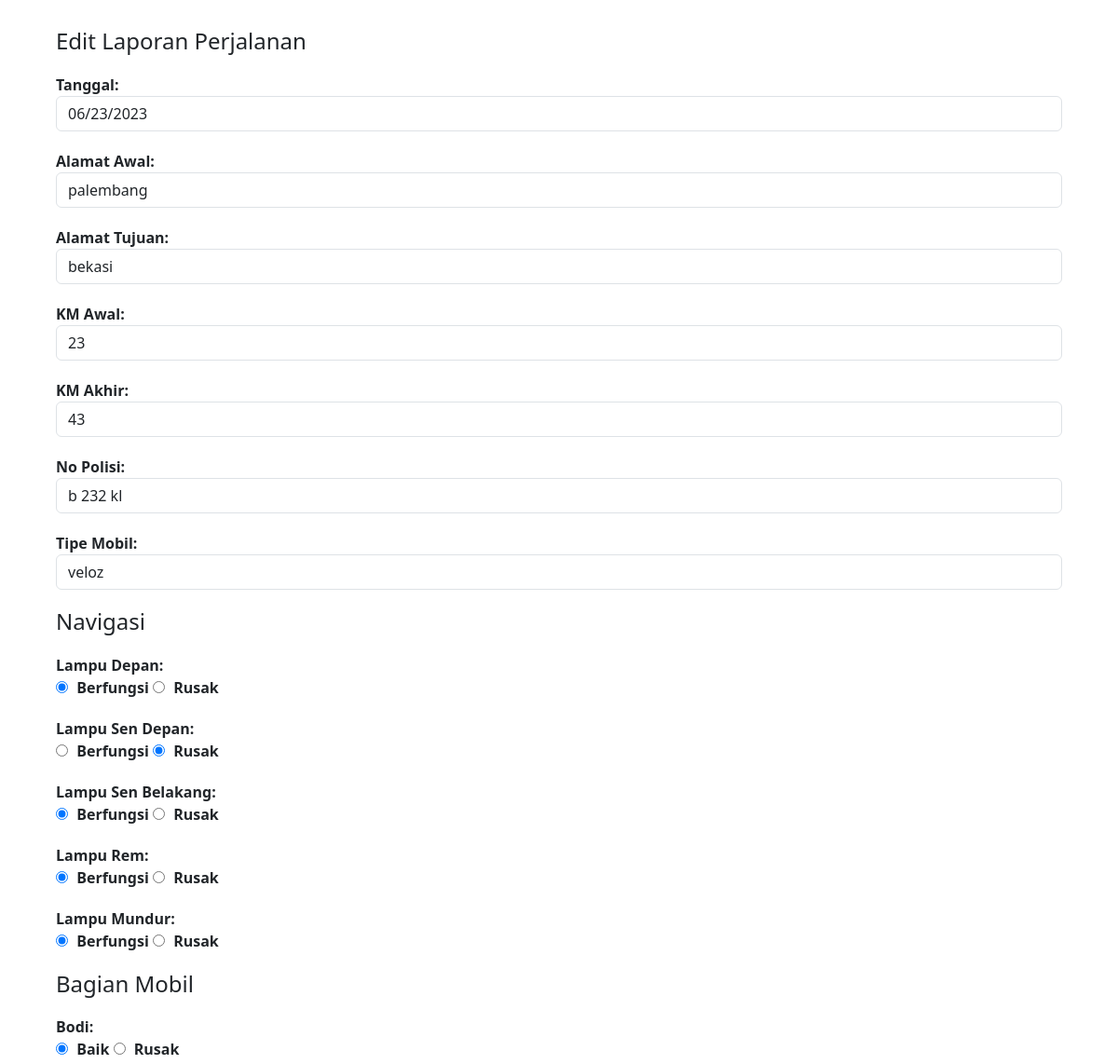
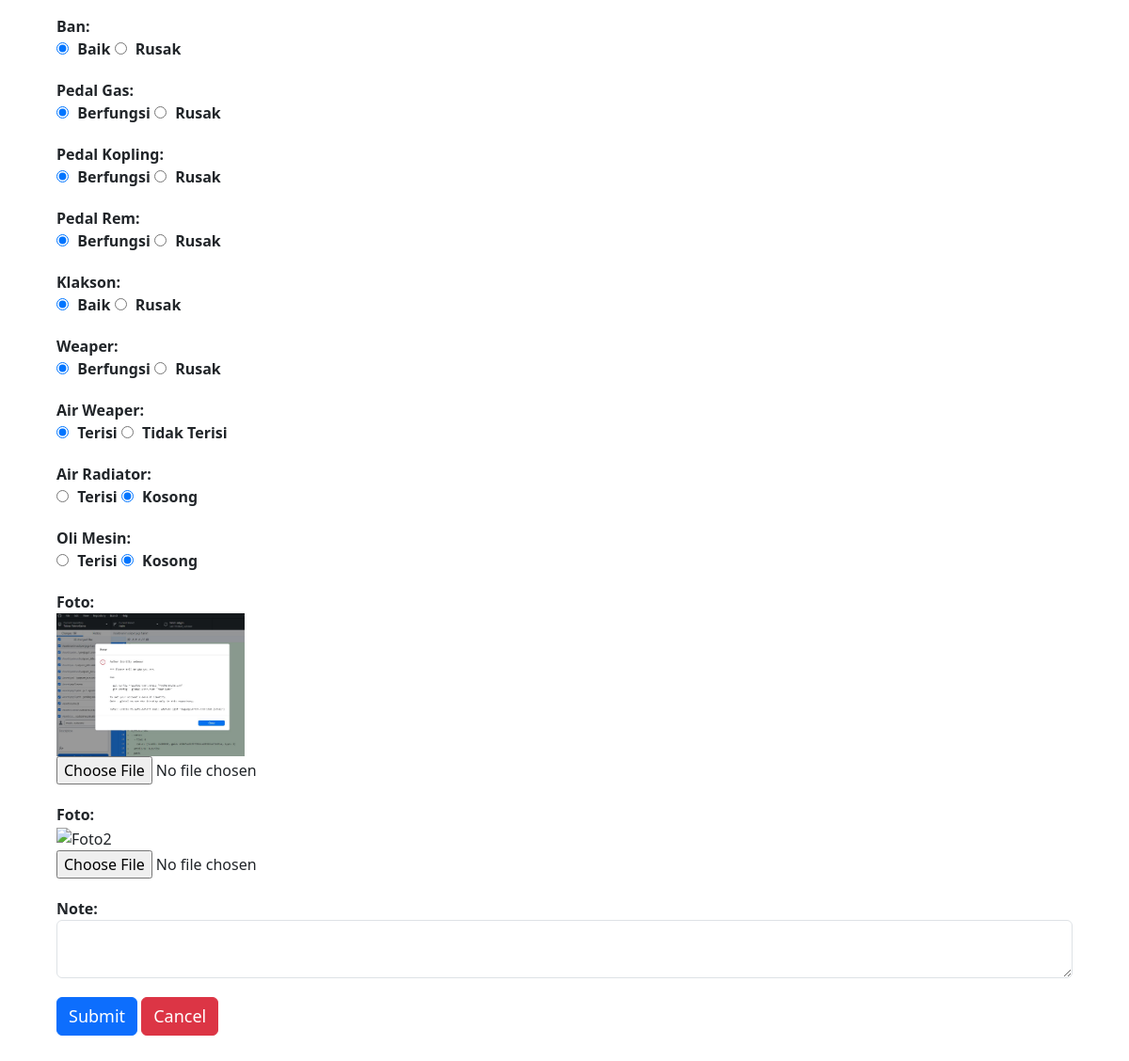
Page /edit.php?id=19 on the committed database (2 pictures, top to bottom).
### tables this page shows
CREATE TABLE `laporan` (
  `id` int(255) NOT NULL,
  `user_id` int(255) NOT NULL,
  `alamat_awal` varchar(255) NOT NULL,
  `alamat_tujuan` varchar(255) NOT NULL,
  `km_awal` int(255) NOT NULL,
  `km_akhir` int(255) NOT NULL,
  `no_polisi` varchar(255) NOT NULL,
  `tipe_mobil` varchar(255) NOT NULL,
  `foto` varchar(255) NOT NULL,
  `foto2` varchar(255) NOT NULL,
  `tanggal` date DEFAULT NULL,
  `lampu_depan` enum('berfungsi','rusak') NOT NULL,
  `lampu_sen_depan` enum('berfungsi','rusak') NOT NULL,
  `lampu_sen_belakang` enum('berfungsi','rusak') NOT NULL,
  `lampu_rem` enum('berfungsi','rusak') NOT NULL,
  `lampu_mundur` enum('berfungsi','rusak') NOT NULL,
  `bodi` enum('baik','rusak') NOT NULL,
  `ban` enum('baik','rusak') NOT NULL,
  `pedal` enum('berfungsi','rusak') NOT NULL,
  `kopling` enum('berfungsi','rusak') NOT NULL,
  `gas_rem` enum('berfungsi','rusak') NOT NULL,
  `klakson` enum('baik','rusak') NOT NULL,
  `weaper` enum('berfungsi','rusak') NOT NULL,
  `air_weaper` enum('terisi','kosong') NOT NULL,
  `air_radiator` enum('terisi','kosong') NOT NULL,
  `oli_mesin` enum('terisi','kosong') NOT NULL,
  `note` varchar(255) NOT NULL,
  `status_lap` enum('approved','pending','rejected') NOT NULL
);

### edit.php (the view, shortened to what this page needs)
<?php
include 'inc/db.php';
$id = $_GET['id'];
$query = "SELECT * FROM laporan WHERE id='$id'";
$result = $conn->query($query);
$row = $result->fetch_assoc();
?>
<!DOCTYPE html>
<html>
<head>
    <link rel="stylesheet" href="css/bootstrap.min.css">
</head>
<body>
    <div class="container">
        <h2>Edit Laporan Perjalanan</h2>
        <form method="POST" action="edit.php" enctype="multipart/form-data">
            <div class="form-group">
                <label for="tanggal">Tanggal:</label>
                <input type="date" class="form-control" id="tanggal" name="tanggal"
                    value="<?php echo $row['tanggal']; ?>" readonly>
            </div>
            <div class="form-group">
                <label for="alamat_awal">Alamat Awal:</label>
                <input type="text" class="form-control" id="alamat_awal" name="alamat_awal"
                    value="<?php echo $row['alamat_awal']; ?>" readonly>
            </div>
            <div class="form-group">
                <label for="alamat_tujuan">Alamat Tujuan:</label>
                <input type="text" class="form-control" id="alamat_tujuan" name="alamat_tujuan"
                    value="<?php echo $row['alamat_tujuan']; ?>" readonly>
            </div>
            <div class="form-group">
                <label for="km_awal">KM Awal:</label>
                <input type="number" class="form-control" id="km_awal" name="km_awal"
                    value="<?php echo $row['km_awal']; ?>" readonly>
            </div>
            <div class="form-group">
                <label for="km_akhir">KM Akhir:</label>
                <input type="number" class="form-control" id="km_akhir" name="km_akhir"
                    value="<?php echo $row['km_akhir']; ?>" required>
            </div>
            <div class="form-group">
                <label for="no_polisi">No Polisi:</label>
                <input type="text" class="form-control" id="no_polisi" name="no_polisi"
                    value="<?php echo $row['no_polisi']; ?>" required>
            </div>
            <div class="form-group">
                <label for="tipe_mobil">Tipe Mobil:</label>
                <input type="text" class="form-control" id="tipe_mobil" name="tipe_mobil"
                    value="<?php echo $row['tipe_mobil']; ?>" required>
            </div>
            <h2>Navigasi</h2>
            <div class="form-group">
                <label for="lampu_depan">Lampu Depan:</label><br>
                <input type="radio" id="lampu_depan_berfungsi" name="lampu_depan" value="berfungsi" <?php if ($row['lampu_depan'] === 'berfungsi')
                    echo 'checked'; ?> required>
                <label for="lampu_depan_berfungsi">Berfungsi</label>
                <input type="radio" id="lampu_depan_rusak" name="lampu_depan" value="rusak" <?php if ($row['lampu_depan'] === 'rusak')
                    echo 'checked'; ?> required>
                <label for="lampu_depan_rusak">Rusak</label>
            </div>
            <div class="form-group">
                <label for="lampu_sen_depan">Lampu Sen Depan:</label><br>
                <input type="radio" id="lampu_sen_depan_berfungsi" name="lampu_sen_depan" value="berfungsi" <?php if ($row['lampu_sen_depan'] === 'berfungsi')
                    echo 'checked'; ?> required>
                <label for="lampu_sen_depan_berfungsi">Berfungsi</label>
                <input type="radio" id="lampu_sen_depan_rusak" name="lampu_sen_depan" value="rusak" <?php if ($row['lampu_sen_depan'] === 'rusak')
                    echo 'checked'; ?> required>
                <label for="lampu_sen_depan_rusak">Rusak</label>
            </div>
            <div class="form-group">
                <label for="lampu_sen_belakang">Lampu Sen Belakang:</label><br>
                <input type="radio" id="lampu_sen_belakang_berfungsi" name="lampu_sen_belakang" value="berfungsi" <?php if ($row['lampu_sen_belakang'] === 'berfungsi')
                    echo 'checked'; ?>>
                <label for="lampu_sen_belakang_berfungsi">Berfungsi</label>
                <input type="radio" id="lampu_sen_belakang_rusak" name="lampu_sen_belakang" value="rusak" <?php if ($row['lampu_sen_belakang'] === 'rusak')
                    echo 'checked'; ?>>
                <label for="lampu_sen_belakang_rusak">Rusak</label>
            </div>
            <div class="form-group">
                <label for="lampu_rem">Lampu Rem:</label><br>
                <input type="radio" id="lampu_rem_berfungsi" name="lampu_rem" value="berfungsi" <?php if ($row['lampu_rem'] === 'berfungsi')
                    echo 'checked'; ?>>
                <label for="lampu_rem_berfungsi">Berfungsi</label>
                <input type="radio" id="lampu_rem_rusak" name="lampu_rem" value="rusak" <?php if ($row['lampu_rem'] === 'rusak')
                    echo 'checked'; ?>>
                <label for="lampu_rem_rusak">Rusak</label>
            </div>
            <div class="form-group">
                <label for="lampu_mundur">Lampu Mundur:</label><br>
                <input type="radio" id="lampu_mundur_berfungsi" name="lampu_mundur" value="berfungsi" <?php if ($row['lampu_mundur'] === 'berfungsi')
                    echo 'checked'; ?>>
                <label for="lampu_mundur_berfungsi">Berfungsi</label>
                <input type="radio" id="lampu_mundur_rusak" name="lampu_mundur" value="rusak" <?php if ($row['lampu_mundur'] === 'rusak')
                    echo 'checked'; ?>>
                <label for="lampu_mundur_rusak">Rusak</label>
            </div>
            <h2>Bagian Mobil</h2>
            <div class="form-group">
                <label for="bodi">Bodi:</label><br>
                <input type="radio" id="bodi_baik" name="bodi" value="baik" <?php if ($row['bodi'] === 'baik')
                    echo 'checked'; ?>>
                <label for="bodi_baik">Baik</label>
                <input type="radio" id="bodi_rusak" name="bodi" value="rusak" <?php if ($row['bodi'] === 'rusak')
                    echo 'checked'; ?>>
                <label for="bodi_rusak">Rusak</label>
            </div>
            <div class="form-group">
                <label for="ban">Ban:</label><br>
                <input type="radio" id="ban_baik" name="ban" value="baik" <?php if ($row['ban'] === 'baik')
                    echo 'checked'; ?>>
                <label for="ban_baik">Baik</label>
                <input type="radio" id="ban_rusak" name="ban" value="rusak" <?php if ($row['ban'] === 'rusak')
                    echo 'checked'; ?>>
                <label for="ban_rusak">Rusak</label>
            </div>
            <div class="form-group">
                <label for="pedal">Pedal Gas:</label><br>
                <input type="radio" id="pedal_berfungsi" name="pedal" value="berfungsi" <?php if ($row['pedal'] === 'berfungsi')
                    echo 'checked'; ?>>
                <label for="pedal_berfungsi">Berfungsi</label>
                <input type="radio" id="pedal_rusak" name="pedal" value="rusak" <?php if ($row['pedal'] === 'rusak')
                    echo 'checked'; ?>>
                <label for="pedal_rusak">Rusak</label>
            </div>
            <div class="form-group">
                <label for="kopling">Pedal Kopling:</label><br>
                <input type="radio" id="kopling_berfungsi" name="kopling" value="berfungsi" <?php if ($row['kopling'] === 'berfungsi')
                    echo 'checked'; ?>>
                <label for="kopling_berfungsi">Berfungsi</label>
                <input type="radio" id="kopling_rusak" name="kopling" value="rusak" <?php if ($row['kopling'] === 'rusak')
                    echo 'checked'; ?>>
                <label for="kopling_rusak">Rusak</label>
            </div>
            <div class="form-group">
                <label for="gas_rem">Pedal Rem:</label><br>
                <input type="radio" id="gas_rem_berfungsi" name="gas_rem" value="berfungsi" <?php if ($row['gas_rem'] === 'berfungsi')
                    echo 'checked'; ?>>
                <label for="gas_rem_berfungsi">Berfungsi</label>
                <input type="radio" id="gas_rem_rusak" name="gas_rem" value="rusak" <?php if ($row['gas_rem'] === 'rusak')
                    echo 'checked'; ?>>
                <label for="gas_rem_rusak">Rusak</label>
            </div>
            <div class="form-group">
                <label for="klakson">Klakson:</label><br>
                <input type="radio" id="klakson_baik" name="klakson" value="baik" <?php if ($row['klakson'] === 'baik')
                    echo 'checked'; ?>>
                <label for="klakson_baik">Baik</label>
                <input type="radio" id="klakson_rusak" name="klakson" value="rusak" <?php if ($row['klakson'] === 'rusak')
                    echo 'checked'; ?>>
                <label for="klakson_rusak">Rusak</label>
            </div>
            <div class="form-group">
                <label for="weaper">Weaper:</label><br>
                <input type="radio" id="weaper_berfungsi" name="weaper" value="berfungsi" <?php if ($row['weaper'] === 'berfungsi')
                    echo 'checked'; ?>>
                <label for="weaper_berfungsi">Berfungsi</label>
                <input type="radio" id="weaper_rusak" name="weaper" value="rusak" <?php if ($row['weaper'] === 'rusak')
                    echo 'checked'; ?>>
                <label for="weaper_rusak">Rusak</label>
            </div>
            <div class="form-group">
                <label for="air_weaper">Air Weaper:</label><br>
                <input type="radio" id="air_weaper_terisi" name="air_weaper" value="terisi" <?php if ($row['air_weaper'] === 'terisi')
                    echo 'checked'; ?>>
                <label for="air_weaper_terisi">Terisi</label>
                <input type="radio" id="air_weaper_tidak_terisi" name="air_weaper" value="tidak terisi" <?php if ($row['air_weaper'] === 'tidak terisi')
                    echo 'checked'; ?>>
                <label for="air_weaper_tidak_terisi">Tidak Terisi</label>
            </div>
            <div class="form-group">
                <label for="air_radiator">Air Radiator:</label><br>
                <input type="radio" id="air_radiator_terisi" name="air_radiator" value="terisi" <?php if ($row['air_radiator'] === 'terisi')
                    echo 'checked'; ?>>
                <label for="air_radiator_terisi">Terisi</label>
                <input type="radio" id="air_radiator_tidak_terisi" name="air_radiator" value="kosong" <?php if ($row['air_radiator'] === 'kosong')
                    echo 'checked'; ?>>
                <label for="air_radiator_tidak_terisi">Kosong</label>
            </div>
            <div class="form-group">
                <label for="oli_mesin">Oli Mesin:</label><br>
                <input type="radio" id="oli_mesin_terisi" name="oli_mesin" value="terisi" <?php if ($row['oli_mesin'] === 'terisi')
                    echo 'checked'; ?>>
                <label for="oli_mesin_terisi">Terisi</label>
                <input type="radio" id="oli_mesin_tidak_terisi" name="oli_mesin" value="kosong" <?php if ($row['oli_mesin'] === 'kosong')
                    echo 'checked'; ?>>
                <label for="oli_mesin_tidak_terisi">Kosong</label>
            </div>
            <div class="form-group">
                <label for="foto">Foto:</label><br>
                <img src="uploads/<?php echo $row['foto']; ?>" alt="Foto" width="200"><br>
                <input type="file" class="form-control-file" id="foto" name="foto">
            </div>
            <div class="form-group">
                <label for="foto2">Foto:</label><br>
                <img src="uploads/<?php echo $row['foto2']; ?>" alt="Foto2" width="200"><br>
                <input type="file" class="form-control-file" id="foto2" name="foto2">
            </div>
            <div class="form-group">
                <label for="note">Note:</label>
                <textarea class="form-control" id="note" name="note"><?php echo $row['note']; ?></textarea>
            </div>
            <button type="submit" name="submit" class="btn btn-primary">Submit</button>
            <button type="button" class="btn btn-danger" onclick="window.location.href='dashboard.php'">Cancel</button>
        </form>
    </div>
</body>
</html>

### edit.php (style rules this page uses)
.container { padding: 30px; }
h2 { font-size: 24px; margin-bottom: 20px; }
.form-control { font-size: 16px; }
.form-group { margin-bottom: 20px; }
.form-group label { font-weight: bold; }
.form-group input[type="radio"], .form-group input[type="checkbox"] { margin-right: 5px; }
.btn { font-size: 18px; }

### rows in the picture
laporan: tanggal "06/23/2023", alamat_awal "palembang", alamat_tujuan "bekasi", km_awal "23", km_akhir "43", no_polisi "b 232 kl", tipe_mobil "veloz", lampu_depan "☑ Berfungsi", lampu_depan "☐ Rusak", lampu_sen_depan "☐ Berfungsi", lampu_sen_depan "☑ Rusak", lampu_sen_belakang "☑ Berfungsi", lampu_sen_belakang "☐ Rusak", lampu_rem "☑ Berfungsi", lampu_rem "☐ Rusak", lampu_mundur "☑ Berfungsi", lampu_mundur "☐ Rusak", bodi "☑ Baik", bodi "☐ Rusak", ban "☑ Baik", ban "☐ Rusak", pedal "☑ Berfungsi", pedal "☐ Rusak", kopling "☑ Berfungsi", kopling "☐ Rusak", gas_rem "☑ Berfungsi", gas_rem "☐ Rusak", klakson "☑ Baik", klakson "☐ Rusak", weaper "☑ Berfungsi", weaper "☐ Rusak", air_weaper "☑ Terisi", air_weaper "☐ Tidak Terisi", air_radiator "☐ Terisi", air_radiator "☑ Kosong", oli_mesin "☐ Terisi", oli_mesin "☑ Kosong", foto (picture)
